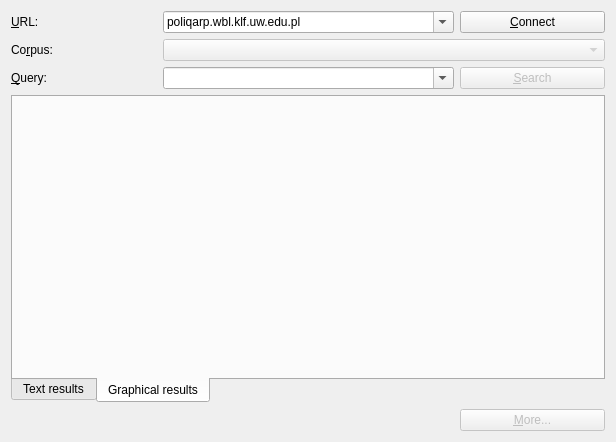
<?xml version="1.0" encoding="UTF-8"?>
<ui version="4.0">
 <class>PoliqarpWidget</class>
 <widget class="QWidget" name="PoliqarpWidget">
  <property name="geometry">
   <rect>
    <x>0</x>
    <y>0</y>
    <width>616</width>
    <height>442</height>
   </rect>
  </property>
  <property name="windowTitle">
   <string>Form</string>
  </property>
  <layout class="QGridLayout" name="gridLayout">
   <item row="0" column="0">
    <widget class="QLabel" name="serverLabel">
     <property name="text">
      <string>&amp;URL:</string>
     </property>
     <property name="buddy">
      <cstring>urlCombo</cstring>
     </property>
    </widget>
   </item>
   <item row="0" column="1" colspan="2">
    <widget class="QComboBox" name="urlCombo">
     <property name="sizePolicy">
      <sizepolicy hsizetype="Expanding" vsizetype="Fixed">
       <horstretch>0</horstretch>
       <verstretch>0</verstretch>
      </sizepolicy>
     </property>
     <property name="editable">
      <bool>true</bool>
     </property>
     <item>
      <property name="text">
       <string>poliqarp.wbl.klf.uw.edu.pl</string>
      </property>
     </item>
     <item>
      <property name="text">
       <string>poliqarp.kanji.klf.uw.edu.pl</string>
      </property>
     </item>
    </widget>
   </item>
   <item row="0" column="3">
    <widget class="QPushButton" name="connectButton">
     <property name="text">
      <string>&amp;Connect</string>
     </property>
    </widget>
   </item>
   <item row="1" column="0">
    <widget class="QLabel" name="corpusLabel">
     <property name="text">
      <string>Co&amp;rpus:</string>
     </property>
     <property name="buddy">
      <cstring>corpusCombo</cstring>
     </property>
    </widget>
   </item>
   <item row="1" column="1" colspan="3">
    <widget class="QComboBox" name="corpusCombo">
     <property name="enabled">
      <bool>false</bool>
     </property>
     <property name="sizePolicy">
      <sizepolicy hsizetype="Expanding" vsizetype="Fixed">
       <horstretch>0</horstretch>
       <verstretch>0</verstretch>
      </sizepolicy>
     </property>
    </widget>
   </item>
   <item row="2" column="0">
    <widget class="QLabel" name="queryLabel">
     <property name="text">
      <string>&amp;Query:</string>
     </property>
     <property name="buddy">
      <cstring>queryCombo</cstring>
     </property>
    </widget>
   </item>
   <item row="2" column="1" colspan="2">
    <widget class="QComboBox" name="queryCombo">
     <property name="sizePolicy">
      <sizepolicy hsizetype="Expanding" vsizetype="Fixed">
       <horstretch>0</horstretch>
       <verstretch>0</verstretch>
      </sizepolicy>
     </property>
     <property name="editable">
      <bool>true</bool>
     </property>
    </widget>
   </item>
   <item row="2" column="3">
    <widget class="QPushButton" name="searchButton">
     <property name="enabled">
      <bool>false</bool>
     </property>
     <property name="text">
      <string>&amp;Search</string>
     </property>
    </widget>
   </item>
   <item row="3" column="0" colspan="4">
    <widget class="QTabWidget" name="resultWidget">
     <property name="tabPosition">
      <enum>QTabWidget::South</enum>
     </property>
     <property name="currentIndex">
      <number>1</number>
     </property>
     <widget class="QWidget" name="textTab">
      <attribute name="title">
       <string>Text results</string>
      </attribute>
      <layout class="QHBoxLayout" name="horizontalLayout">
       <item>
        <widget class="QTableWidget" name="textResultTable">
         <property name="editTriggers">
          <set>QAbstractItemView::NoEditTriggers</set>
         </property>
         <property name="tabKeyNavigation">
          <bool>false</bool>
         </property>
         <property name="selectionMode">
          <enum>QAbstractItemView::SingleSelection</enum>
         </property>
         <property name="selectionBehavior">
          <enum>QAbstractItemView::SelectRows</enum>
         </property>
         <property name="showGrid">
          <bool>false</bool>
         </property>
         <column>
          <property name="text">
           <string>Left context</string>
          </property>
         </column>
         <column>
          <property name="text">
           <string>Match</string>
          </property>
         </column>
         <column>
          <property name="text">
           <string>Right context</string>
          </property>
         </column>
        </widget>
       </item>
      </layout>
     </widget>
     <widget class="QWidget" name="graphicalTab">
      <attribute name="title">
       <string>Graphical results</string>
      </attribute>
      <layout class="QHBoxLayout" name="horizontalLayout_2">
       <item>
        <widget class="DjVuItemList" name="graphicalResultList" native="true"/>
       </item>
      </layout>
     </widget>
    </widget>
   </item>
   <item row="4" column="3">
    <widget class="QPushButton" name="moreButton">
     <property name="enabled">
      <bool>false</bool>
     </property>
     <property name="text">
      <string>&amp;More...</string>
     </property>
    </widget>
   </item>
   <item row="4" column="0" colspan="3">
    <widget class="QLabel" name="matchLabel">
     <property name="text">
      <string/>
     </property>
    </widget>
   </item>
  </layout>
 </widget>
 <customwidgets>
  <customwidget>
   <class>DjVuItemList</class>
   <extends>QWidget</extends>
   <header>djvuitemlist.h</header>
   <container>1</container>
  </customwidget>
 </customwidgets>
 <tabstops>
  <tabstop>urlCombo</tabstop>
  <tabstop>connectButton</tabstop>
  <tabstop>corpusCombo</tabstop>
  <tabstop>queryCombo</tabstop>
  <tabstop>searchButton</tabstop>
 </tabstops>
 <resources/>
 <connections/>
</ui>
